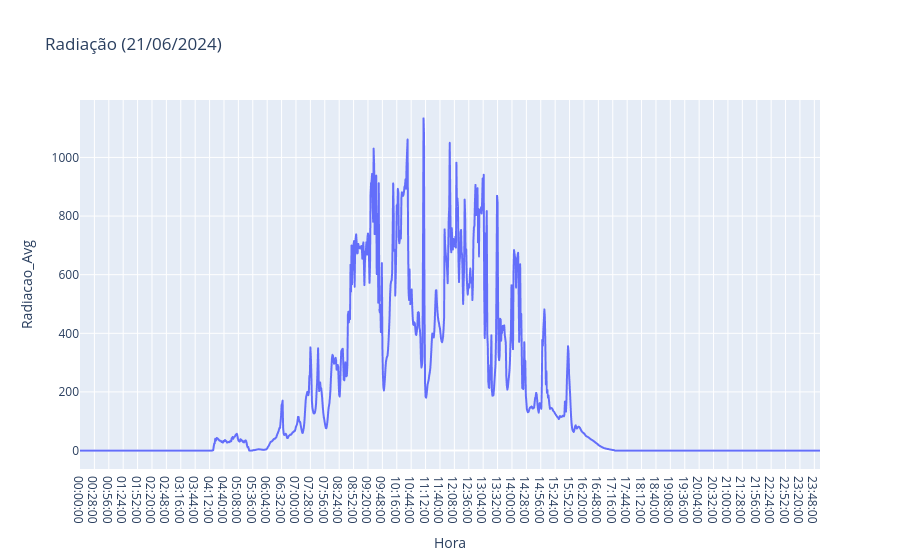

The notebook cell saved with this chart:
### Code cell
#Radiação
fig = px.line(df4, x ='Hora', y = "Radiacao_Avg", title="Radiação (21/06/2024)")
fig.show()

### Figure 1 — Plotly figure (JSON) as saved in the notebook; plotly's stock layout.template omitted (floating-point values rounded to 4 significant figures; data arrays with more than 128 entries replaced by an {"elided": "..."} marker saying what was removed)
{"data": [{"hovertemplate": "Hora=%{x}<br>Radiacao_Avg=%{y}<extra></extra>", "legendgroup": "", "line": {"color": "#636efa", "dash": "solid"}, "marker": {"symbol": "circle"}, "mode": "lines", "name": "", "showlegend": false, "type": "scattergl", "x": {"elided": "1440 str values"}, "xaxis": "x", "y": {"elided": "1440 float values"}, "yaxis": "y"}], "layout": {"legend": {"tracegroupgap": 0}, "title": {"text": "Radiação (21/06/2024)"}, "xaxis": {"anchor": "y", "domain": [0, 1], "title": {"text": "Hora"}}, "yaxis": {"anchor": "x", "domain": [0, 1], "title": {"text": "Radiacao_Avg"}}}}
